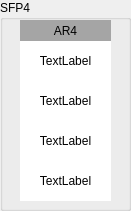
   <widget class="QGroupBox" name="groupBox_6">
    <property name="geometry">
     <rect>
      <x>750</x>
      <y>280</y>
      <width>131</width>
      <height>211</height>
     </rect>
    </property>
    <property name="title">
     <string>SFP4</string>
    </property>
    <property name="flat">
     <bool>false</bool>
    </property>
    <property name="checkable">
     <bool>false</bool>
    </property>
    <widget class="QLabel" name="SFP4_AR_EM_label">
     <property name="geometry">
      <rect>
       <x>20</x>
       <y>80</y>
       <width>91</width>
       <height>41</height>
      </rect>
     </property>
     <property name="styleSheet">
      <string notr="true">background-color: rgb(255, 255, 255);</string>
     </property>
     <property name="text">
      <string>TextLabel</string>
     </property>
     <property name="alignment">
      <set>Qt::AlignCenter</set>
     </property>
    </widget>
    <widget class="QLabel" name="SFP4_AR_LS_label">
     <property name="geometry">
      <rect>
       <x>20</x>
       <y>40</y>
       <width>91</width>
       <height>41</height>
      </rect>
     </property>
     <property name="styleSheet">
      <string notr="true">background-color: rgb(255, 255, 255);</string>
     </property>
     <property name="text">
      <string>TextLabel</string>
     </property>
     <property name="alignment">
      <set>Qt::AlignCenter</set>
     </property>
    </widget>
    <widget class="QLabel" name="label_17">
     <property name="geometry">
      <rect>
       <x>20</x>
       <y>20</y>
       <width>91</width>
       <height>21</height>
      </rect>
     </property>
     <property name="layoutDirection">
      <enum>Qt::LeftToRight</enum>
     </property>
     <property name="autoFillBackground">
      <bool>false</bool>
     </property>
     <property name="styleSheet">
      <string notr="true">background-color: rgb(165, 165, 165);</string>
     </property>
     <property name="lineWidth">
      <number>0</number>
     </property>
     <property name="text">
      <string>AR4</string>
     </property>
     <property name="alignment">
      <set>Qt::AlignCenter</set>
     </property>
    </widget>
    <widget class="QLabel" name="SFP4_AR_BR_label">
     <property name="geometry">
      <rect>
       <x>20</x>
       <y>120</y>
       <width>91</width>
       <height>41</height>
      </rect>
     </property>
     <property name="styleSheet">
      <string notr="true">background-color: rgb(255, 255, 255);</string>
     </property>
     <property name="text">
      <string>TextLabel</string>
     </property>
     <property name="alignment">
      <set>Qt::AlignCenter</set>
     </property>
    </widget>
    <widget class="QLabel" name="SFP4_AR_PF_label">
     <property name="geometry">
      <rect>
       <x>20</x>
       <y>160</y>
       <width>91</width>
       <height>41</height>
      </rect>
     </property>
     <property name="styleSheet">
      <string notr="true">background-color: rgb(255, 255, 255);</string>
     </property>
     <property name="text">
      <string>TextLabel</string>
     </property>
     <property name="alignment">
      <set>Qt::AlignCenter</set>
     </property>
    </widget>
   </widget>
